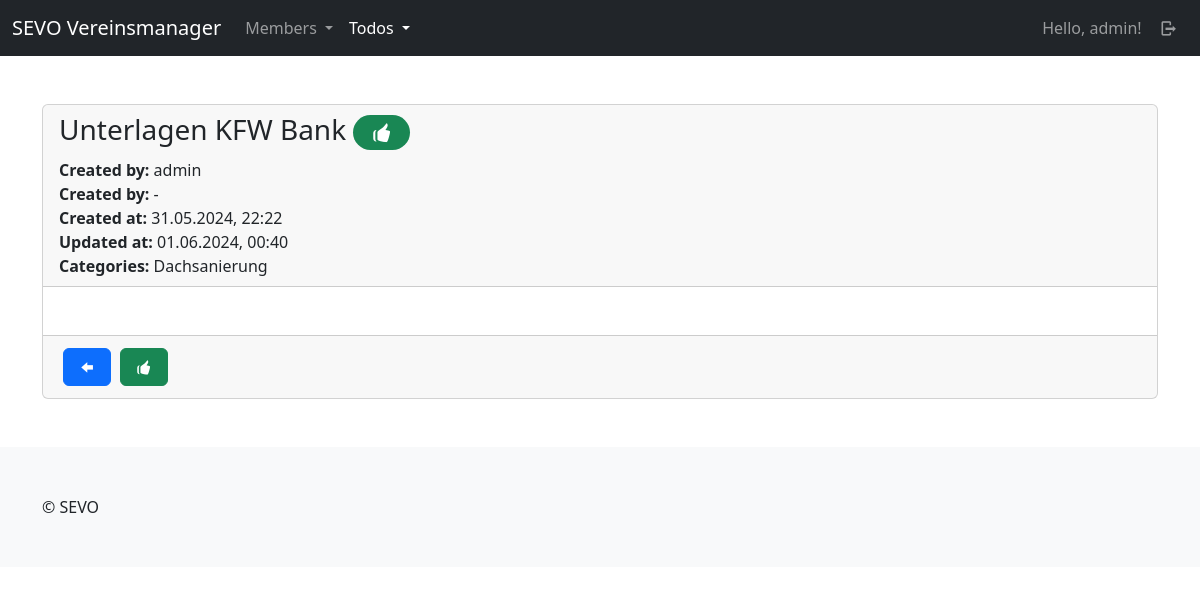
Page /tds/todo/detail/2 (signed in) on the earlier database version.
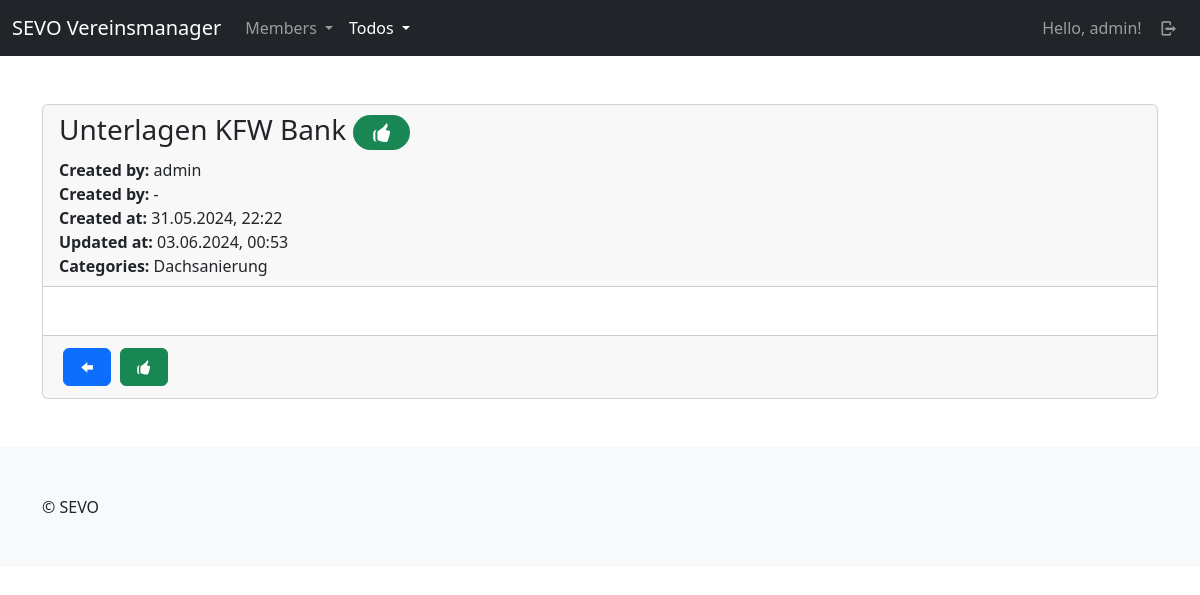
Same page on the later database version.
### todos/models.py (models this page shows, shortened)
class Todo(models.Model):
    user = models.ForeignKey(User, on_delete=models.CASCADE)
    title = models.CharField(max_length=255)
    content = tinymce_models.HTMLField()
    categories = models.ManyToManyField(Category, blank=True)
    done = models.BooleanField(default=False)
    done_by = models.ForeignKey(User, null=True, blank=True, on_delete=models.SET_NULL, related_name="doneuser")
    created_at = models.DateTimeField(auto_now_add=True)
    updated_at = models.DateTimeField(auto_now=True)
    def get_categories_str(self):
        categories = self.categories.all()
        categories_list = [category.title for category in categories]
        return ", ".join(categories_list)
    class Meta:
        ordering = ["-updated_at"]

class Category(models.Model):
    title = models.CharField(max_length=255, unique=True)
    created_at = models.DateTimeField(auto_now_add=True)
    updated_at = models.DateTimeField(auto_now=True)
    class Meta:
        ordering = ["-updated_at"]
        verbose_name_plural = "Categories"

### todos/views/todos.py (the view)
# urls.py: path("todo/detail/<int:id>", todos.detail, name="todos-todo-detail"),
@login_required(login_url="sevo-auth-login")
def detail(request, id):
    todo = get_object_or_404(models.Todo, id=id)
    return render(request, "todos/todo/detail.html", {
        "title": _("Todo detail") + f" #{todo.id}",
        "todo": todo
    })

### todos/templates/todos/todo/detail.html (shortened to what this page needs)
{% extends "base_main.html" %}
{% load i18n %}
{% block main %}
    <div class="card">
        <div class="card-header">
            <h3>{{ todo.title }}
                <span class="badge rounded-pill {% if todo.done %}text-bg-success{% else %}text-bg-warning{% endif %}">
                    {% if todo.done %}
                        <i class="demo-icon icon-thumbs-up"></i>
                    {% else %}
                        <i class="demo-icon icon-thumbs-down"></i>
                    {% endif %}
                </span>
            </h3>
            <div>
                <strong>{% trans "Created by" %}:</strong> {{ todo.user}}
            </div>
            <div>
                <strong>{% trans "Created by" %}:</strong> {% if todo.don_by %}{{ todo.done_by}}{% else %}-{% endif %}
            </div>
            <div>
                <strong>{% trans "Created at" %}:</strong> {{ todo.created_at|date:"d.m.Y, H:i" }}
            </div>
            <div>
                <strong>{% trans "Updated at" %}:</strong> {{ todo.updated_at|date:"d.m.Y, H:i" }}
            </div>
            <div>
                <strong>{% trans "Categories" %}:</strong>
                {{ todo.get_categories_str}}
            </div>
        </div>
        <div class="card-body">
        </div>
        <div class="card-footer">
                <a type="button" href="{% url "todos-todo-index" %}" class="btn btn-primary m-1"><i class="demo-icon icon-left"></i></a>
                <a class="btn btn-{% if todo.done %}success{% else %}warning{% endif %}" href="{% url "todos-todo-done-detail" id=todo.id %}">
                    {% if todo.done %}
                        <i class="demo-icon icon-thumbs-up"></i>
                    {% else %}
                        <i class="demo-icon icon-thumbs-down"></i>
                    {% endif %}
                </a>
            </div>
        </div>
    </div>
{%  endblock %}

Differences in the rows shown:
changed Todo "Unterlagen KFW Bank": updated_at "01.06.2024, 00:40" → "03.06.2024, 00:53"
